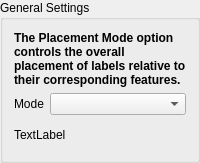
                       <widget class="QgsCollapsibleGroupBox" name="groupBox">
                        <property name="title">
                         <string>General Settings</string>
                        </property>
                        <layout class="QGridLayout" name="gridLayout_13">
                         <item row="1" column="0">
                          <layout class="QHBoxLayout" name="horizontalLayout_14" stretch="0,1">
                           <property name="topMargin">
                            <number>0</number>
                           </property>
                           <item>
                            <widget class="QLabel" name="label_2">
                             <property name="text">
                              <string>Mode</string>
                             </property>
                            </widget>
                           </item>
                           <item>
                            <widget class="QComboBox" name="mPlacementModeComboBox"/>
                           </item>
                          </layout>
                         </item>
                         <item row="0" column="0">
                          <widget class="QLabel" name="label_14">
                           <property name="text">
                            <string>&lt;html&gt;&lt;head/&gt;&lt;body&gt;&lt;p&gt;&lt;span style=&quot; font-weight:600;&quot;&gt;The Placement Mode option controls the overall placement of labels relative to their corresponding features.&lt;/span&gt;&lt;/p&gt;&lt;/body&gt;&lt;/html&gt;</string>
                           </property>
                           <property name="wordWrap">
                            <bool>true</bool>
                           </property>
                          </widget>
                         </item>
                         <item row="2" column="0">
                          <widget class="QLabel" name="mPlacementModeDescriptionLabel">
                           <property name="text">
                            <string>TextLabel</string>
                           </property>
                           <property name="wordWrap">
                            <bool>true</bool>
                           </property>
                          </widget>
                         </item>
                        </layout>
                       </widget>
